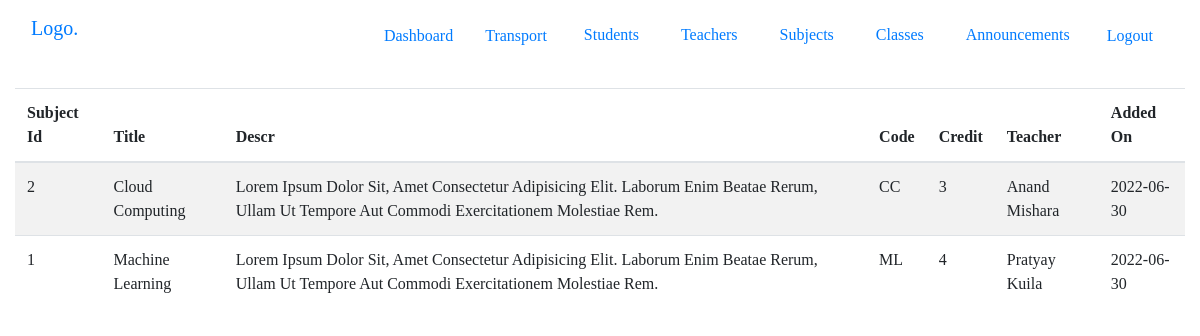
The app's page /admin/registered-datasets.php?object=subject (signed in) with its own data.
### tables this page shows
CREATE TABLE `subjects` (
  `subject_id` int(11) NOT NULL,
  `title` varchar(255) NOT NULL,
  `descr` varchar(255) NOT NULL,
  `code` varchar(255) NOT NULL,
  `credit` int(1) NOT NULL,
  `teacher_id` int(11) NOT NULL,
  `added_on` date NOT NULL,
  `active` int(1) NOT NULL DEFAULT 1
);

CREATE TABLE `teachers` (
  `teacher_id` int(11) NOT NULL,
  `name` varchar(255) NOT NULL,
  `email` varchar(255) NOT NULL,
  `password` varchar(255) NOT NULL,
  `designation` varchar(255) NOT NULL,
  `phone` varchar(255) NOT NULL,
  `gender` varchar(255) NOT NULL,
  `doj` date NOT NULL,
  `address` varchar(255) NOT NULL,
  `active` int(11) NOT NULL
);

### info/subjects.php (called while the page is built)
<?php
$find_subjects = "SELECT * FROM subjects WHERE `active` = '1' ORDER BY `code` ASC";
$response = mysqli_query($conn, $find_subjects) or die(mysqli_errno($conn));
$subjects = mysqli_fetch_all($response, MYSQLI_ASSOC);

### info/teacher-teacherID.php (called while the page is built)
<?php
$find_teacher = "SELECT * FROM teachers WHERE `teacher_id` = '$teacher_id' AND `active` = '1'";
$response = mysqli_query($conn, $find_teacher) or die(mysqli_errno($conn));
$teacher = mysqli_fetch_array($response, MYSQLI_ASSOC);
$teacher_name = ucwords($teacher["name"]);

### admin/registered-datasets.php (the view, shortened to what this page needs)
<?php include("../config.php"); ?>
<!DOCTYPE html>
<html lang='en'>
<head>
    <link rel="stylesheet" href="../assets/css/base-styles.css">
    <link rel="stylesheet" href="https://cdn.jsdelivr.net/npm/bootstrap@4.6.1/dist/css/bootstrap.min.css">
    <link rel="stylesheet" href="https://cdnjs.cloudflare.com/ajax/libs/font-awesome/4.7.0/css/font-awesome.min.css">
</head>
<body>
    <div class="container-fluid">
        <?php
        if ($_SESSION["user_category"] == "admin") {
            include("../includes/header.php");
            $object = $_GET["object"];
            echo '
                <section class="content align-items-center">
            ';
            if ($object == "subject") {
                echo "
                        <div class='table-responsive mt-3'>
                            <table class='table table-striped'>
                                <thead>
                                    <tr>
                                        <th>Subject Id</th>
                                        <th>Title</th>
                                        <th>Descr</th>
                                        <th>Code</th>
                                        <th>Credit</th>
                                        <th>Teacher</th>
                                        <th>Added On</th>
                                    </tr>
                                </thead>
                                <tbody>
                    ";
                include("../info/subjects.php");
                foreach ($subjects as $key => $value) {
                    $subject_id = $value["subject_id"];
                    $title = ucwords($value["title"]);
                    $descr = ucwords($value["descr"]);
                    $code = $value["code"];
                    $credit = $value["credit"];
                    $teacher_id = $value["teacher_id"];
                    $added_on = $value["added_on"];
                    include("../info/teacher-teacherID.php");
                    echo "
                            <tr>
                                <td>$subject_id</td>
                                <td>$title</td>
                                <td>$descr</td>
                                <td>$code</td>
                                <td>$credit</td>
                                <td>$teacher_name</td>
                                <td>$added_on</td>
                            </tr>
                        ";
                }
                echo "      </tbody>
                            </table>
                        </div>
                    ";
            }
            echo '
                </section>
            ';
        } else {
            include("../page-not-found.php");
        }
        ?>
    </div>
</body>
</html>

### assets/css/base-styles.css (style rules this page uses)
* { font-family: Cambria, Cochin, Georgia, Times, "Times New Roman", serif; scroll-behavior: smooth; text-decoration: none !important; }
.content { height: 450px }

### records on screen
subjects: subject_id "2", title "Cloud Computing", descr "Lorem Ipsum Dolor Sit, Amet Consectetur Adipisicing Elit. Laborum Enim Beatae Rerum, Ullam Ut Tempore Aut Commodi Exercitationem Molestiae Rem.", code "CC", credit "3", teacher.name "Anand Mishara", added_on "2022-06-30"
subjects: subject_id "1", title "Machine Learning", descr "Lorem Ipsum Dolor Sit, Amet Consectetur Adipisicing Elit. Laborum Enim Beatae Rerum, Ullam Ut Tempore Aut Commodi Exercitationem Molestiae Rem.", code "ML", credit "4", teacher.name "Pratyay Kuila", added_on "2022-06-30"
